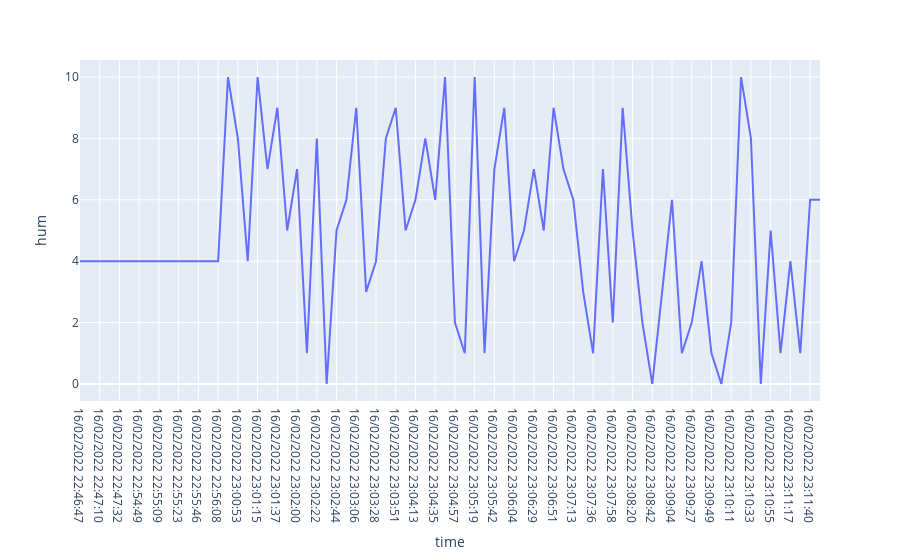
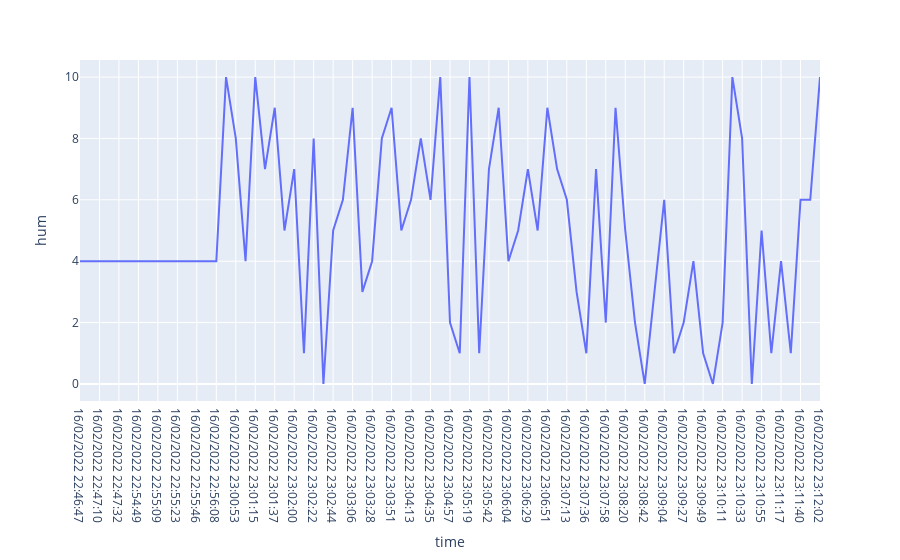
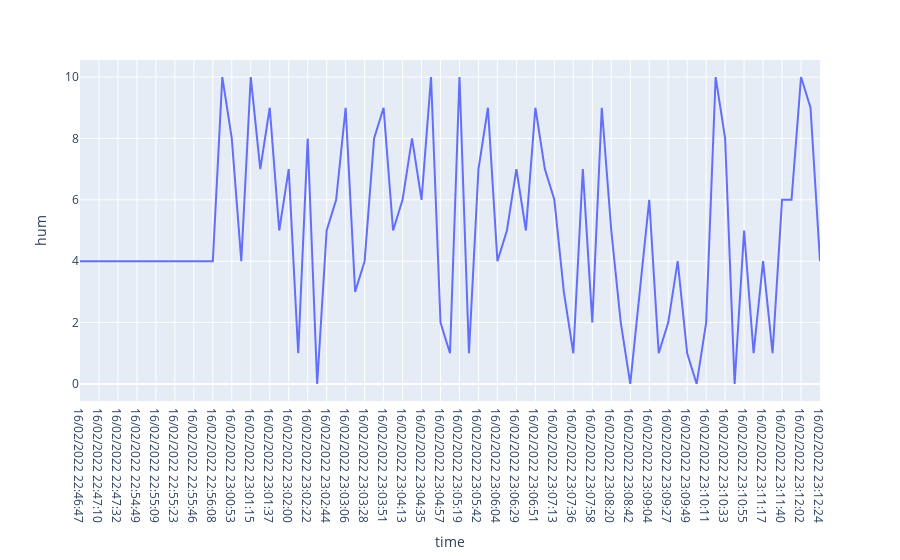
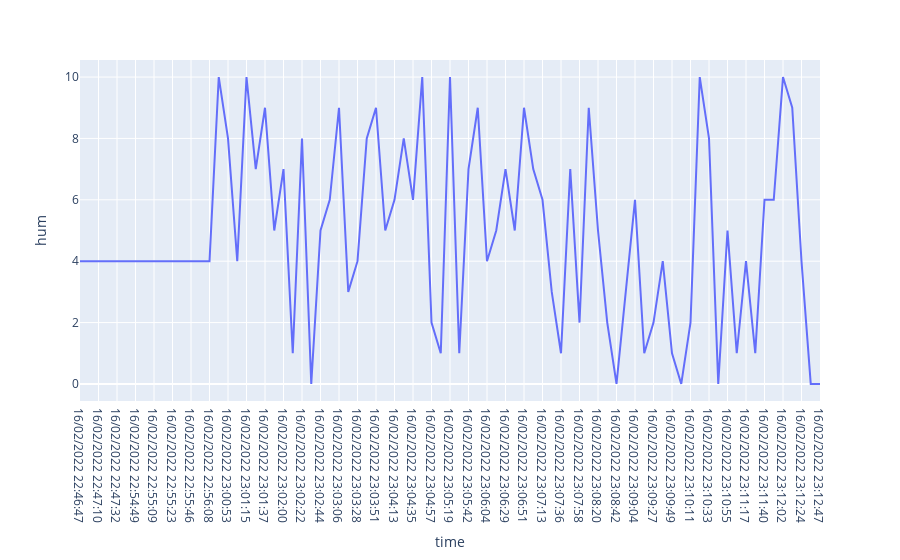

Source (notebook cell) for these figures, in order:
### Code cell
while True:
    subprocess.call(["./download.sh",
                     DOWNLOAD_INC_FILE_PATH,
                     SAVE_FILE_PATH],
                     stdout=subprocess.DEVNULL,
                     stderr=subprocess.STDOUT)
    df = pd.read_csv(SAVE_FILE_PATH)
    df.drop(['c02','temp'], axis=1)
    #fig.update_traces(overwrite=True)
    fig = px.line(df, x= 'time', y='hum')
    fig.show()
    #print(df)
    df = None
    time.sleep(20)
